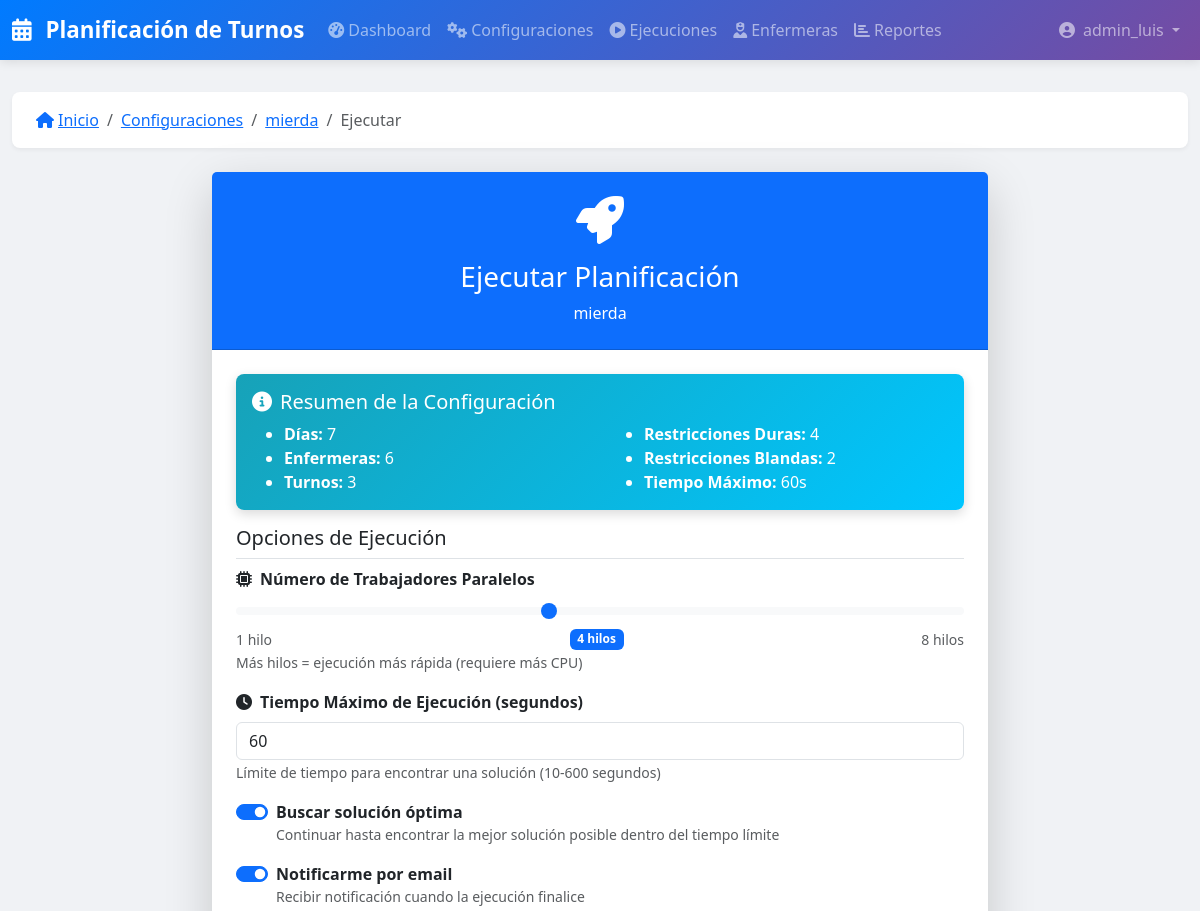
/configuraciones/8/ejecutar/ (signed in, upper part), run on an earlier commit of the app's database.
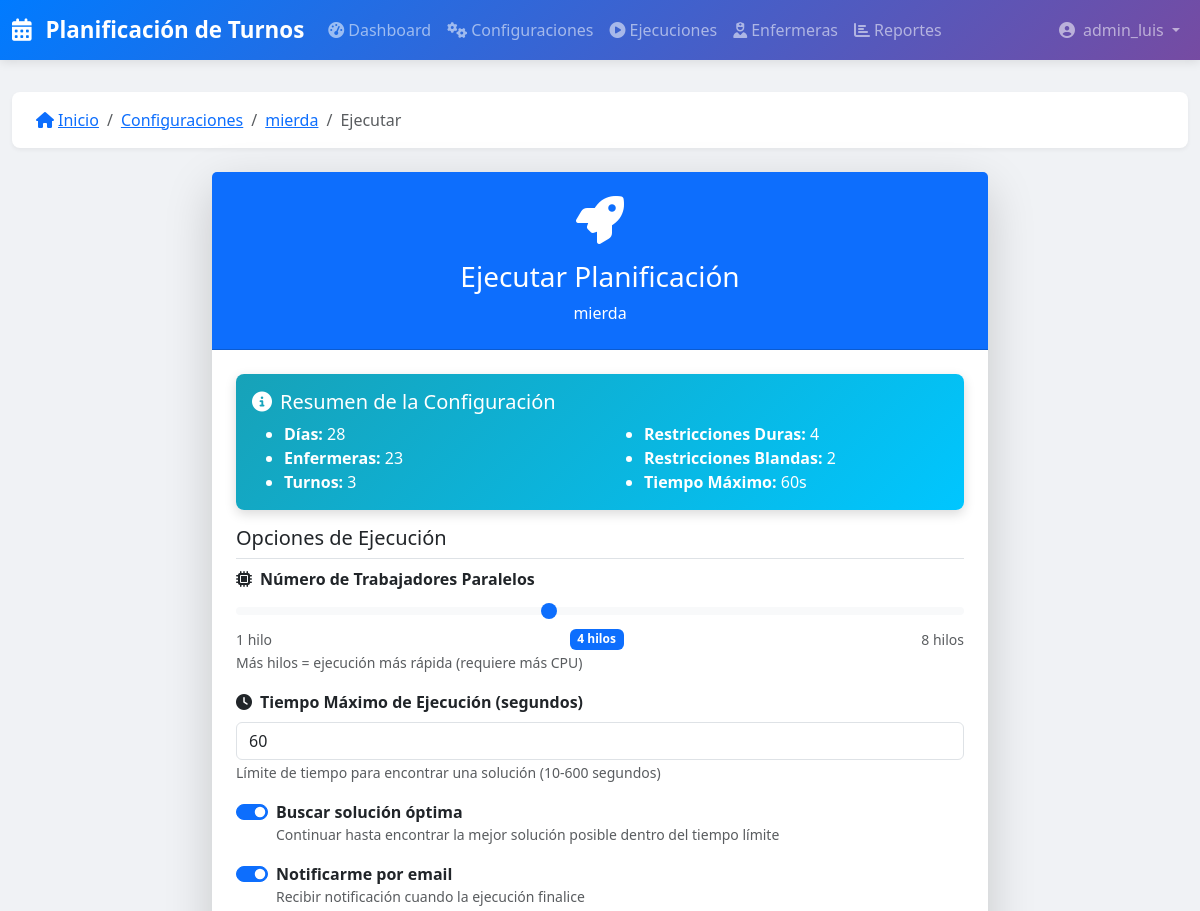
And on a later commit of the database.
### turnos/models.py (models this page shows, shortened)
class ConfiguracionPlanificacion(models.Model):
    nombre = models.CharField(_('Nombre'), max_length=200)
    descripcion = models.TextField(_('Descripción'), blank=True)
    activa = models.BooleanField(_('Activa'), default=True)
    num_dias = models.IntegerField(
        _('Número de días'),
        validators=[MinValueValidator(7), MaxValueValidator(365)]
    )
    fecha_inicio = models.DateField(_('Fecha de inicio'))
    enfermeras = models.ManyToManyField(Enfermera, verbose_name=_('Enfermeras'))
    turnos = models.ManyToManyField(TipoTurno, verbose_name=_('Turnos'))
    demanda_por_turno = models.JSONField(
        _('Demanda por turno'),
        default=dict,
        blank=True  # <-- AÑADIDO
    )
    restricciones_duras = models.JSONField(
        _('Restricciones duras'),
        default=list,
        blank=True  # <-- AÑADIDO
    )
    restricciones_blandas = models.JSONField(
        _('Restricciones blandas'),
        default=list,
        blank=True  # <-- AÑADIDO
    )
    num_trabajadores = models.IntegerField(
        _('Número de trabajadores paralelos'),
        default=4,
        validators=[MinValueValidator(1), MaxValueValidator(8)]
    )
    tiempo_maximo_segundos = models.IntegerField(
        _('Tiempo máximo en segundos'),
        default=60,
        validators=[MinValueValidator(10), MaxValueValidator(600)]
    )
    seed = models.IntegerField(_('Semilla aleatoria'), null=True, blank=True)
    creado_por = models.ForeignKey(User, on_delete=models.SET_NULL, null=True, verbose_name=_('Creado por'))
    fecha_creacion = models.DateTimeField(_('Fecha de creación'), auto_now_add=True, editable=False)
    fecha_modificacion = models.DateTimeField(_('Fecha de modificación'), auto_now=True, editable=False)
    class Meta:
        verbose_name = _('Configuración de Planificación')
        verbose_name_plural = _('Configuraciones de Planificación')
        ordering = ['-fecha_creacion']

### turnos/views.py (the view, shortened to what this page needs)
# urls.py: path('configuraciones/<int:pk>/ejecutar/', views.EjecutarPlanificacionView.as_view(), name='ejecutar_planificacion'),
class EjecutarPlanificacionView(LoginRequiredMixin, DetailView):
    model = ConfiguracionPlanificacion
    template_name = 'turnos/ejecutar_planificacion.html'
    context_object_name = 'configuracion'
    def get_context_data(self, **kwargs):
        logger.info(
            f"Preparing execution view for config ID {self.object.id} "
            f"by user {self.request.user.username}"
        )
        context = super().get_context_data(**kwargs)
        config = self.get_object()
        logger.debug("Validating configuration for execution...")
        errores = []
        enfermeras_count = config.enfermeras.count()
        turnos_count = config.turnos.count()
        if enfermeras_count < 2:
            error_msg = f'Se necesitan al menos 2 enfermeras (actual: {enfermeras_count})'
            logger.warning(error_msg)
            errores.append(error_msg)
        if turnos_count < 1:
            error_msg = f'Se necesita al menos 1 turno (actual: {turnos_count})'
            logger.warning(error_msg)
            errores.append(error_msg)
        context['errores'] = errores
        context['puede_ejecutar'] = len(errores) == 0
        logger.info(
            f"Validation results - Errors: {len(errores)}, "
            f"Can execute: {len(errores) == 0}"
        )
        return context

### turnos/templates/turnos/ejecutar_planificacion.html (shortened to what the changed rows need)
{% extends 'base.html' %}
{% load static %}
{% load i18n %}
{% block breadcrumb_items %}
    <li class="breadcrumb-item"><a href="{% url 'turnos:config_detalle' configuracion.id %}">{{ configuracion.nombre }}</a></li>
{% endblock %}
{% block content %}
<div class="row justify-content-center">
    <div class="col-lg-8">
        <div class="card shadow-lg">
            <div class="card-header bg-primary text-white text-center py-4">
                <i class="fas fa-rocket fa-3x mb-3"></i>
                <h3>{% trans "Ejecutar Planificación" %}</h3>
                <p class="mb-0">{{ configuracion.nombre }}</p>
            </div>
            <div class="card-body p-4">
                <div class="alert alert-info">
                    <div class="row">
                        <div class="col-md-6">
                            <ul class="mb-0">
                                <li><strong>{% trans "Días:" %}</strong> {{ configuracion.num_dias }}</li>
                                <li><strong>{% trans "Enfermeras:" %}</strong> {{ configuracion.enfermeras.count }}</li>
                                <li><strong>{% trans "Turnos:" %}</strong> {{ configuracion.turnos.count }}</li>
                            </ul>
                        </div>
                        <div class="col-md-6">
                            <ul class="mb-0">
                                <li><strong>{% trans "Restricciones Duras:" %}</strong> {{ configuracion.restricciones_duras|length }}</li>
                                <li><strong>{% trans "Restricciones Blandas:" %}</strong> {{ configuracion.restricciones_blandas|length }}</li>
                                <li><strong>{% trans "Tiempo Máximo:" %}</strong> {{ configuracion.tiempo_maximo_segundos }}s</li>
                            </ul>
                        </div>
                    </div>
                </div>
                <form method="post" action="{% url 'turnos:ejecutar_planificacion' configuracion.id %}" id="form-ejecutar">
                    <div class="mb-4">
                        <div class="mb-3">
                            <label class="form-label fw-bold">
                                <i class="fas fa-microchip me-2"></i>{% trans "Número de Trabajadores Paralelos" %}
                            </label>
                            <input type="range"
                                   class="form-range"
                                   name="num_trabajadores"
                                   min="1"
                                   max="8"
                                   value="{{ configuracion.num_trabajadores }}"
                                   id="num-trabajadores-range">
                            <div class="d-flex justify-content-between">
                                <small class="text-muted">1 hilo</small>
                                <span id="num-trabajadores-value" class="badge bg-primary">
                                    {{ configuracion.num_trabajadores }} hilos
                                </span>
                                <small class="text-muted">8 hilos</small>
                            </div>
                            <small class="form-text text-muted">
                                {% trans "Más hilos = ejecución más rápida (requiere más CPU)" %}
                            </small>
                        </div>
                        <div class="mb-3">
                            <label class="form-label fw-bold">
                                <i class="fas fa-clock me-2"></i>{% trans "Tiempo Máximo de Ejecución (segundos)" %}
                            </label>
                            <input type="number"
                                   class="form-control"
                                   name="tiempo_maximo"
                                   min="10"
                                   max="600"
                                   value="{{ configuracion.tiempo_maximo_segundos }}">
                            <small class="form-text text-muted">
                                {% trans "Límite de tiempo para encontrar una solución (10-600 segundos)" %}
                            </small>
                        </div>
                    </div>
                </form>
            </div>
        </div>
    </div>
</div>
{% endblock %}

What changed in the data, as far as the page shows it:
changed ConfiguracionPlanificacion "mierda": num_dias "7" → "28"; enfermeras.count "6" → "23"
